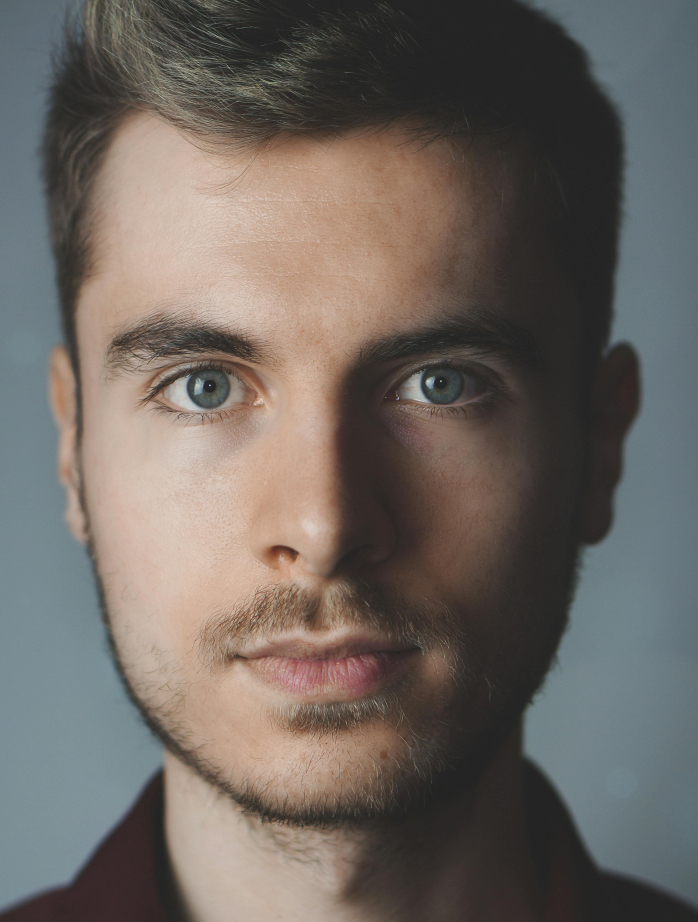
#> input picture input (2).jpg, 2792 x 3688 px (shown at 1/4 size)
$ jupyter execute 'Cartoonization Pipeline .ipynb'
#> lines starting #> are read from the running program, lines starting #| are printed output that depends on the picture; after the words box and inside, x2 and y2 are one past the last pixel; in counts of white or black regions, pixels touching at a corner belong together
[cell 1]
import numpy as np
import pandas as pd
import cv2
import matplotlib.pyplot as plt

[cell 2]
img_man= cv2.imread("input (2).jpg", cv2.IMREAD_COLOR)
#> img_man is the input picture: shape (3688, 2792, 3); mean B, G, R 97, 102.5, 109.2
img_man = cv2.cvtColor(img_man, cv2.COLOR_BGR2RGB)

img_woman= cv2.imread("input (1).jpg", cv2.IMREAD_COLOR)
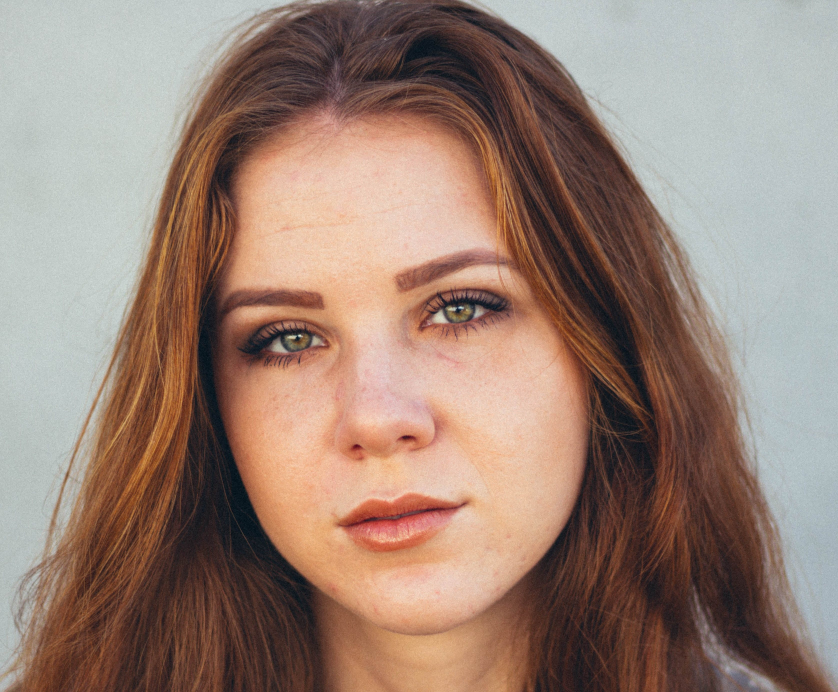
#> input picture input (1).jpg, 3352 x 2768 px (shown at 1/4 size)
#> img_woman is the input picture: shape (2768, 3352, 3); mean B, G, R 118.1, 130.3, 153.9
img_woman = cv2.cvtColor(img_woman, cv2.COLOR_BGR2RGB)

plt.subplot(1,2,1)
plt.imshow(img_man)
plt.subplot(1,2,2)
plt.imshow(img_woman)
plt.show()

[cell 3]
img = cv2.imread("input (1).jpg", cv2.IMREAD_COLOR)
if img is None:
    print("HATA: Görüntü yüklenemedi. Dosya yolu doğru mu?")
    exit()
img = cv2.resize(img, (500, int(img.shape[0] * 500 / img.shape[1])))

hsv = cv2.cvtColor(img, cv2.COLOR_BGR2HSV)
#> hsv: shape (412, 500, 3); mean H, S, V 41.8, 76.6, 157
h, s, v = cv2.split(hsv)
s = np.clip(cv2.multiply(s, 1.10), 0, 255).astype(np.uint8)
v = np.clip(cv2.multiply(v, 1.40), 0, 255).astype(np.uint8)
hsv_boost = cv2.merge([h, s, v])
#> hsv_boost: shape (412, 500, 3); mean H, S, V 41.8, 84.3, 199.5
img_boost = cv2.cvtColor(hsv_boost, cv2.COLOR_HSV2BGR)
img_base = img_boost.copy()
gray = cv2.cvtColor(img_base, cv2.COLOR_BGR2GRAY)
gray_blurred = cv2.medianBlur(gray, 5)


low_threshold = 20
high_threshold = 190
edges = cv2.Canny(gray_blurred, low_threshold, high_threshold)
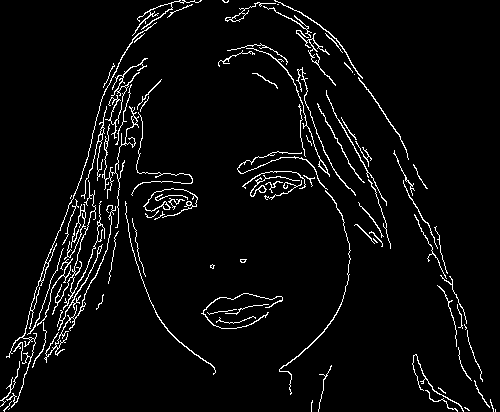
#> edges: shape (412, 500); 4.4% white in thin lines or dots

kernel = np.ones((1, 1), np.uint8)
edges_dilated = cv2.dilate(edges, kernel, iterations=1)

edges_inv = cv2.bitwise_not(edges_dilated)
#> edges_inv: shape (412, 500); 95.6% white; black in thin lines or dots

bilateral = cv2.bilateralFilter(img_base, 11, 300, 150)
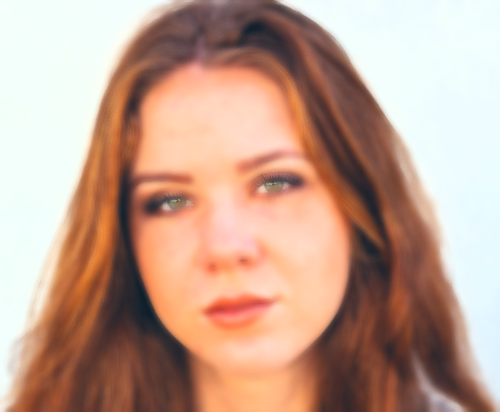
#> bilateral: shape (412, 500, 3); mean B, G, R 143.8, 160.8, 194.9

Z = bilateral.reshape((-1, 3))
Z = np.float32(Z)
K_poster = 5 # Daha az renk, daha güçlü poster etkisi
criteria = (cv2.TERM_CRITERIA_EPS + cv2.TERM_CRITERIA_MAX_ITER, 10, 1.0)
ret, label, center = cv2.kmeans(Z, K_poster, None, criteria, 10, cv2.KMEANS_RANDOM_CENTERS)
#> ret = 139586230.2; center = [[171.9, 201.1, 251.1], [67.08, 92.72, 156.8], [52.05, 57.24, 88.93], [250.7, 252.6, 240.4], [114.8, 156.4, 235.5]]
center = np.uint8(center)
#> center = [[171, 201, 251], [67, 92, 156], [52, 57, 88], [250, 252, 240], [114, 156, 235]]
res = center[label.flatten()]
result_color_flat = res.reshape(img_base.shape)

cartoon_effect_and = cv2.bitwise_and(result_color_flat, result_color_flat, mask=edges_inv)
cartoon_effect_not = cv2.bitwise_not(result_color_flat, result_color_flat, mask=edges_inv)

import matplotlib.pyplot as plt
import cv2

plt.figure(figsize=(18, 6))

# 1) Original
plt.subplot(1, 3, 1)
plt.title("Original Image")
plt.imshow(cv2.cvtColor(img, cv2.COLOR_BGR2RGB))
plt.axis("off")

# 2) Edge Map
plt.subplot(1, 3, 2)
plt.title("edges_inv")
plt.imshow(edges_inv, cmap="gray")
plt.axis("off")

# 3) Cartoon Output
plt.subplot(1, 3, 3)
plt.title("cartoon_effect_and")
plt.imshow(cv2.cvtColor(cartoon_effect_and, cv2.COLOR_BGR2RGB))
plt.axis("off")

plt.tight_layout()
plt.show()

[cell 4]
img = cv2.imread("input (2).jpg", cv2.IMREAD_COLOR)
if img is None:
    print("HATA: Görüntü yüklenemedi. Dosya yolu doğru mu?")
    exit()
img = cv2.resize(img, (500, int(img.shape[0] * 500 / img.shape[1])))
#> img: shape (660, 500, 3)

hsv = cv2.cvtColor(img, cv2.COLOR_BGR2HSV)
#> hsv: shape (660, 500, 3); mean H, S, V 37, 48.3, 115.2
h, s, v = cv2.split(hsv)
#> h: shape (660, 500)
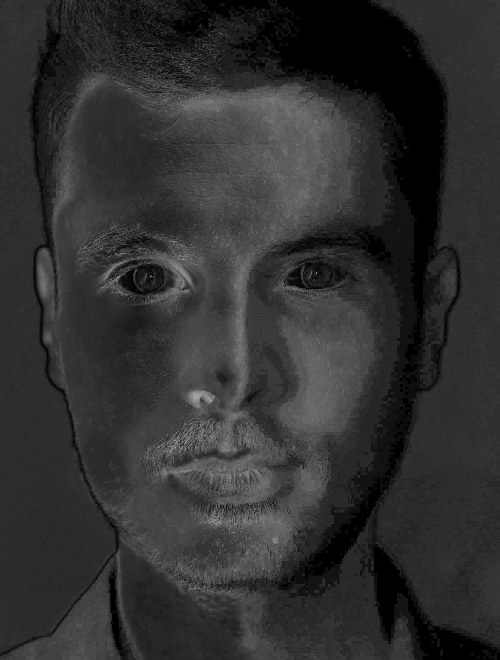
#> s: shape (660, 500); min 0, max 175, mean 48.3
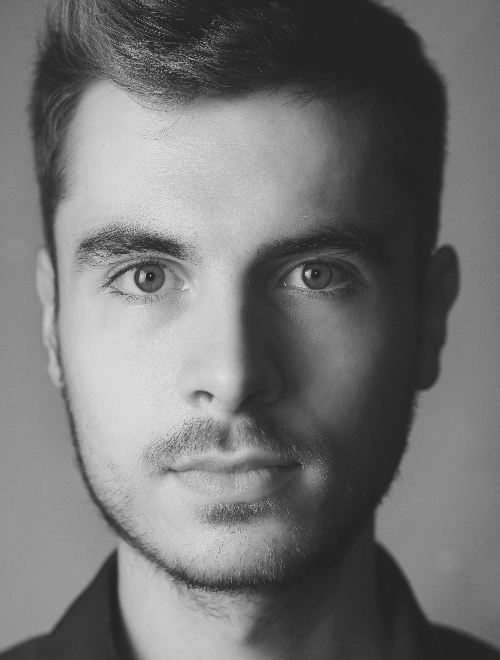
#> v: shape (660, 500); min 26, max 250, mean 115.2
s = np.clip(cv2.multiply(s, 1.10), 0, 255).astype(np.uint8)
v = np.clip(cv2.multiply(v, 1.40), 0, 255).astype(np.uint8)
hsv_boost = cv2.merge([h, s, v])
#> hsv_boost: shape (660, 500, 3); mean H, S, V 37, 53.2, 156.6
img_boost = cv2.cvtColor(hsv_boost, cv2.COLOR_HSV2BGR)
#> img_boost: shape (660, 500, 3)
img_base = img_boost.copy()
gray = cv2.cvtColor(img_base, cv2.COLOR_BGR2GRAY)
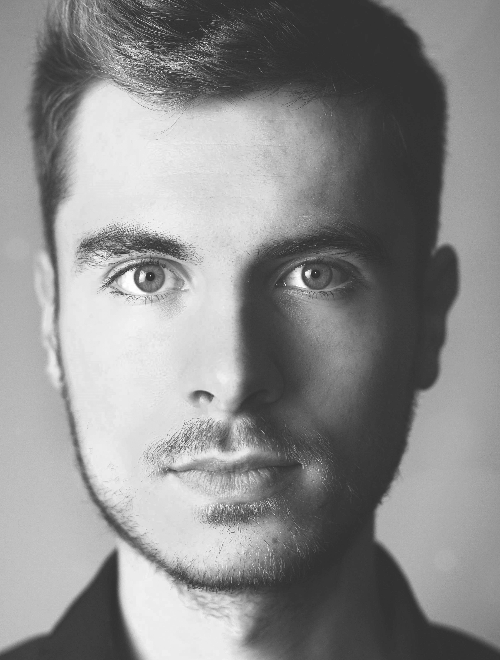
#> gray: shape (660, 500); min 34, max 255, mean 139.2
gray_blurred = cv2.medianBlur(gray, 5)
#> gray_blurred: shape (660, 500)


low_threshold = 20
high_threshold = 190
edges = cv2.Canny(gray_blurred, low_threshold, high_threshold)
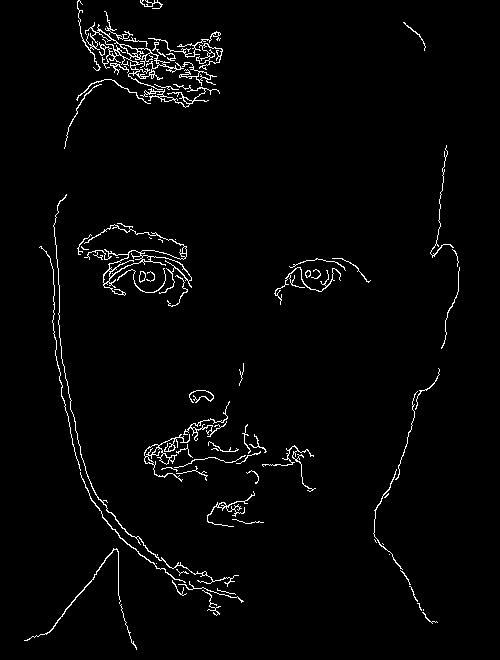
#> edges: shape (660, 500); 2.3% white in thin lines or dots, all inside (x1, y1, x2, y2) = (24, 0, 460, 650)

kernel = np.ones((1, 1), np.uint8)
edges_dilated = cv2.dilate(edges, kernel, iterations=1)

edges_inv = cv2.bitwise_not(edges_dilated)

bilateral = cv2.bilateralFilter(img_base, 11, 300, 150)
#> bilateral: shape (660, 500, 3)

Z = bilateral.reshape((-1, 3))
Z = np.float32(Z)
K_poster = 5 # Daha az renk, daha güçlü poster etkisi
criteria = (cv2.TERM_CRITERIA_EPS + cv2.TERM_CRITERIA_MAX_ITER, 10, 1.0)
ret, label, center = cv2.kmeans(Z, K_poster, None, criteria, 10, cv2.KMEANS_RANDOM_CENTERS)
#> ret = 209744926.3; center = [[57, 60.75, 66.82], [190, 214.7, 251.7], [95.26, 108.3, 127.5], [132.3, 159.8, 203.5], [184.1, 173, 148]]
center = np.uint8(center)
#> center = [[56, 60, 66], [189, 214, 251], [95, 108, 127], [132, 159, 203], [184, 173, 148]]
res = center[label.flatten()]
result_color_flat = res.reshape(img_base.shape)
#> result_color_flat: shape (660, 500, 3)

cartoon_effect_and = cv2.bitwise_and(result_color_flat, result_color_flat, mask=edges_inv)
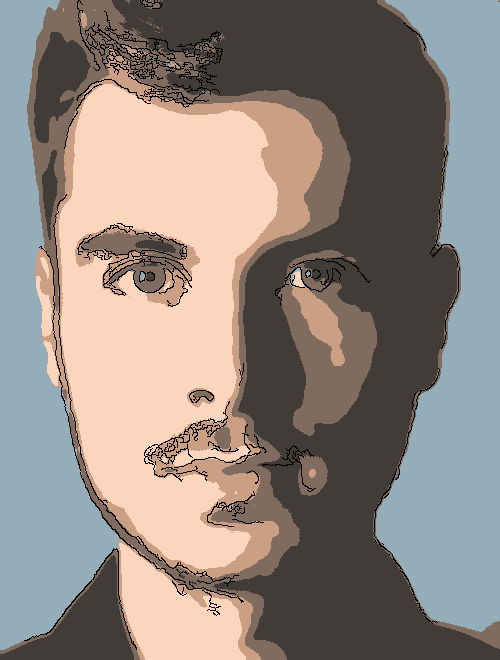
#> cartoon_effect_and: shape (660, 500, 3); mean B, G, R 125.9, 133.6, 143
cartoon_effect_not = cv2.bitwise_not(result_color_flat, result_color_flat, mask=edges_inv)
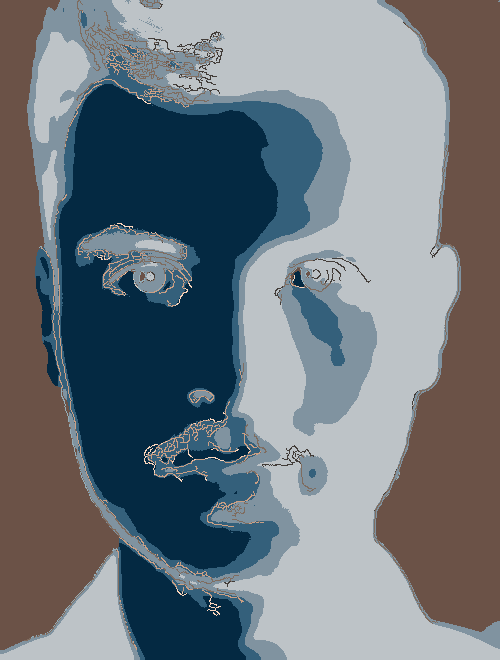
#> cartoon_effect_not: shape (660, 500, 3); mean B, G, R 125.7, 118.5, 109.6

import matplotlib.pyplot as plt
import cv2

plt.figure(figsize=(18, 6))

# 1) Original
plt.subplot(1, 3, 1)
plt.title("Original Image")
plt.imshow(cv2.cvtColor(img, cv2.COLOR_BGR2RGB))
plt.axis("off")

# 2) Edge Map
plt.subplot(1, 3, 2)
plt.title("edges_inv")
plt.imshow(edges_inv, cmap="gray")
plt.axis("off")

# 3) Cartoon Output
plt.subplot(1, 3, 3)
plt.title("cartoon_effect_and")
plt.imshow(cv2.cvtColor(cartoon_effect_and, cv2.COLOR_BGR2RGB))
plt.axis("off")

plt.tight_layout()
plt.show()
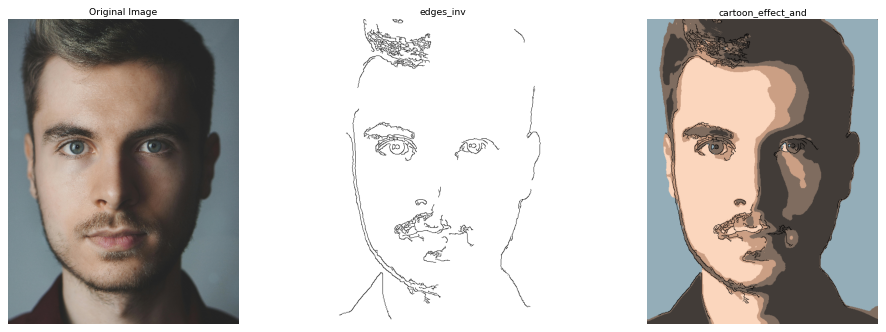
#> figure drawn by matplotlib, 3 panels
